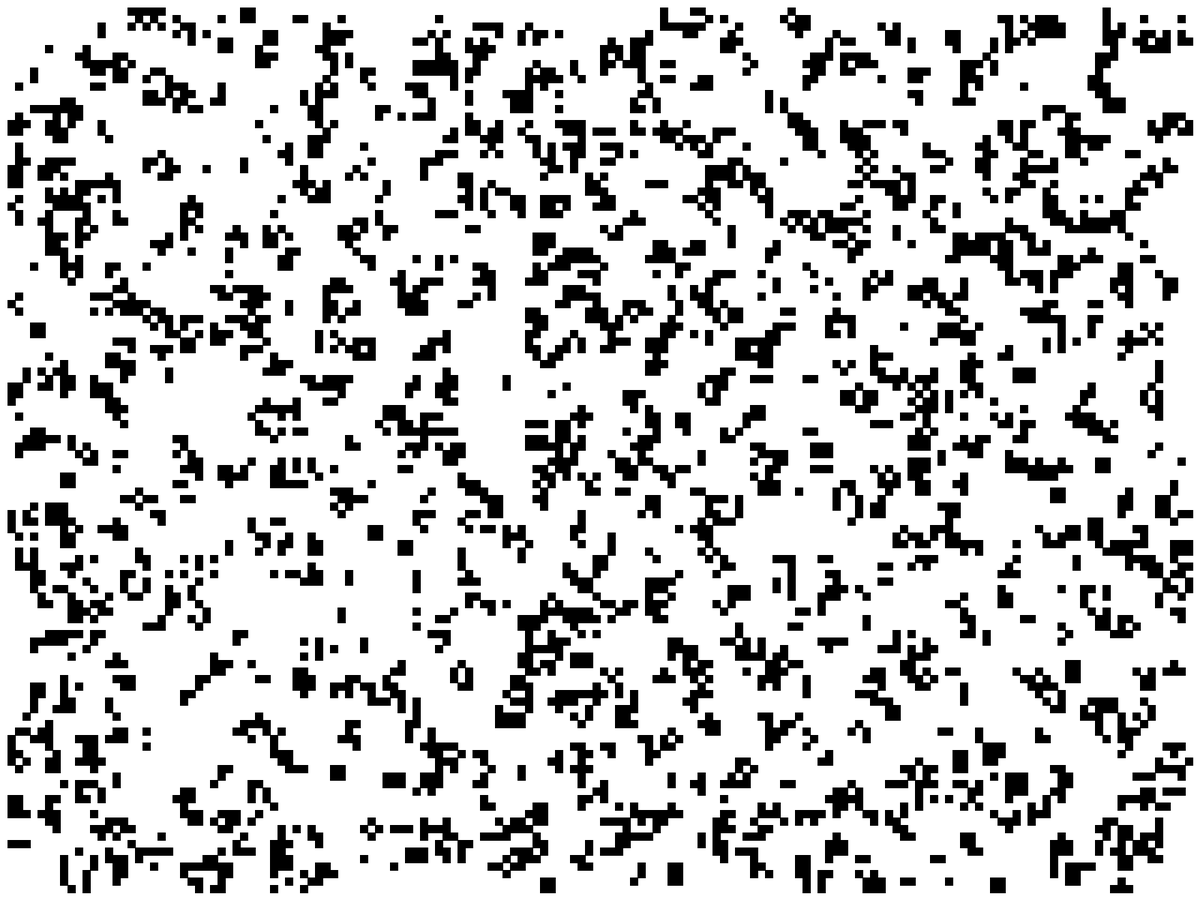
Frame 1 (no input)
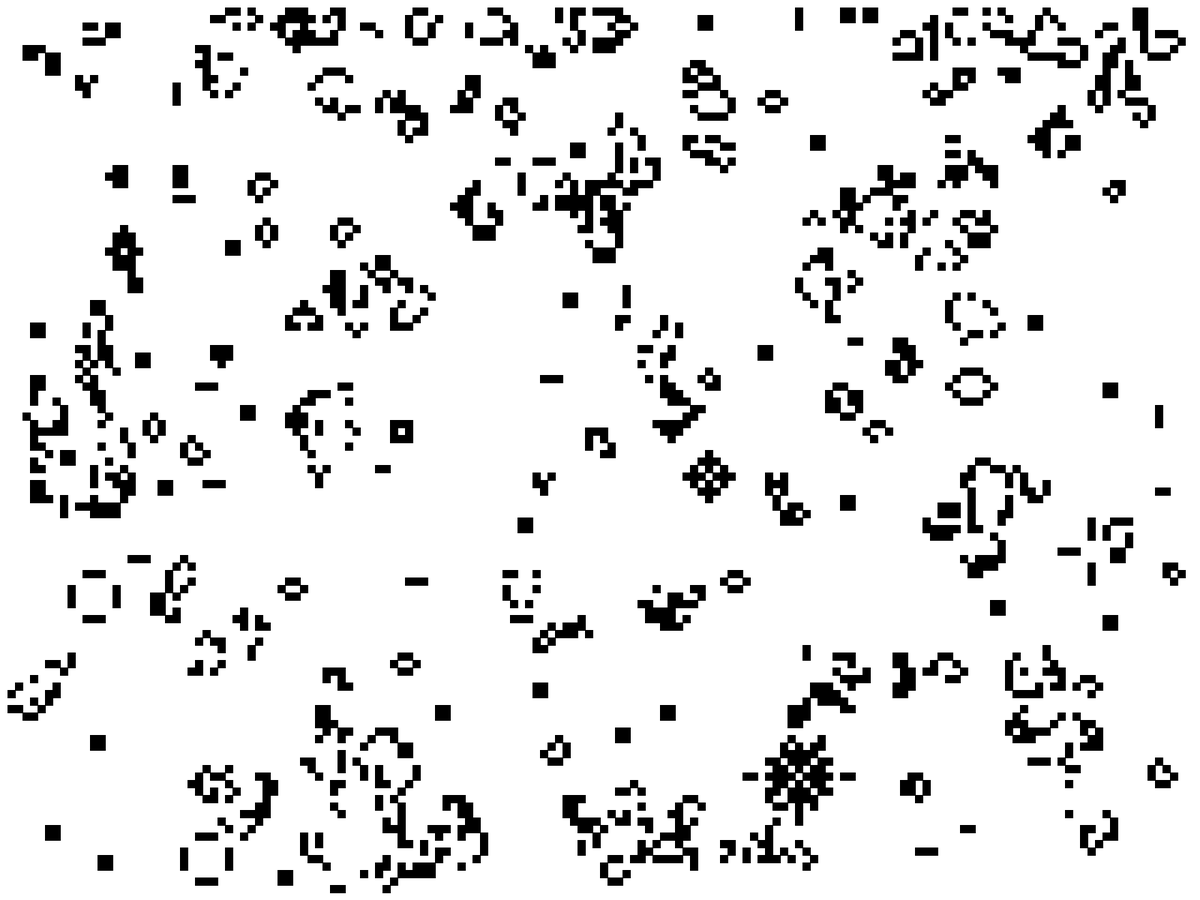
Frame 60 (the mouse pressed at the canvas centre just before this capture)
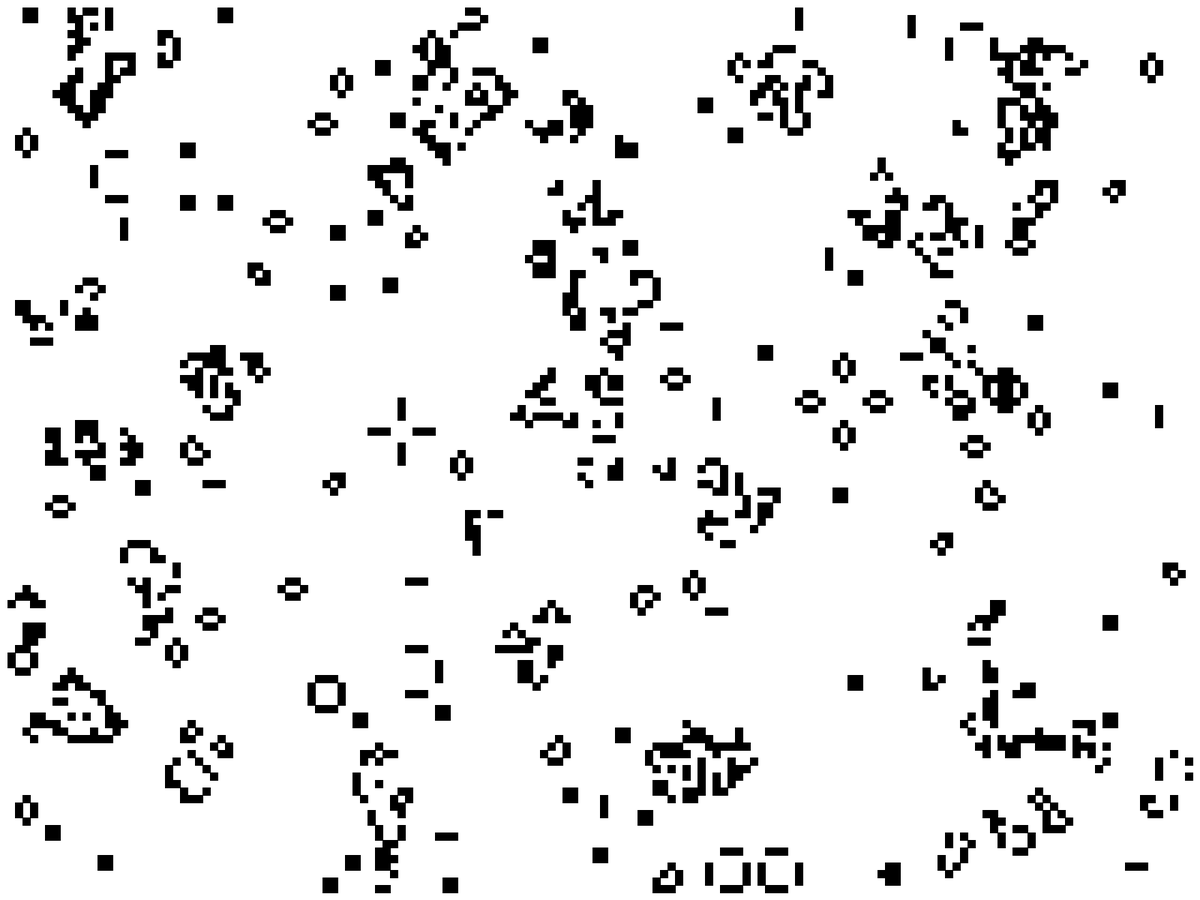
Frame 120 (the mouse held since frame 60 and released just before this capture)

The Processing sketch that drew these frames (run headless with seeded random() and noise(); from frame 60 on, the mouse is pressed at the canvas centre):

// Processing sketch: THE_GAME_OF_LIFE
// ── THE_GAME_OF_LIFE.pde
int[][] board;

int cols, rows;
int resolution = 10;

Grid cellularSimulation;

void setup(){
  fullScreen();
  
  cols = width/resolution;
  rows = height/resolution;
  
  board = new int[cols][rows];
  
  for(int i = 1; i < cols - 1; i++){
    for(int j = 1; j < rows - 1; j++){
      float probabilityOfLive = random(1);
      if(probabilityOfLive <= 0.2) /* => */ board[i][j] = 1;
      else /* => */ board[i][j] = 0;
    }
  }
  
  cellularSimulation = new Grid(board);
}

void draw(){
  background(255);
  cellularSimulation.run();
}

// ── Grid.pde
class Grid {
  int[][] grid;

  Grid(int[][] grid_) {
    grid = grid_;
  }
  
  void run(){
    updateGrid();
    displayGrid();
  }
  
  void displayGrid() {
    fill(0);
    for (int i = 1; i < cols - 1; i++) {
      for (int j = 1; j < rows - 1; j++) {
        if (grid[i][j] == 1) rect(i*resolution, j*resolution, resolution, resolution);
      }
    }
  }

  void updateGrid() {
    int[][] next = new int[cols][rows];

    for (int i = 1; i < cols - 1; i++) {
      for (int j = 1; j < rows - 1; j++) {
        int neighbors = neighborsAlive(i, j);
        if (checkIfAlive(neighbors, i, j)) next[i][j] = 0;
        else if (checkBirth(neighbors, i, j)) next[i][j] = 1;
        else next[i][j] = grid[i][j];
      }
    }
    grid = next;
  }

  boolean checkIfAlive(int neighborsAlive_, int i, int j) {
    if (neighborsAlive_ >= 4 && grid[i][j] == 1) return true;
    else if (neighborsAlive_ <= 1 && grid[i][j] == 1) return true;
    else return false;
  }
  
  boolean checkBirth(int neighborsAlive_, int i, int j){
    if (neighborsAlive_ == 3 && grid[i][j] == 0) return true;
    else return false;
  }

  int neighborsAlive(int i, int j) {
    int neighborsAlive_ = 0;
    if (grid[i-1][j-1] == 1) neighborsAlive_++;
    if (grid[i][j-1] == 1) neighborsAlive_++;
    if (grid[i+1][j-1] == 1) neighborsAlive_++;

    if (grid[i-1][j] == 1) neighborsAlive_++;
    if (grid[i+1][j] == 1) neighborsAlive_++;

    if (grid[i-1][j+1] == 1) neighborsAlive_++;
    if (grid[i][j+1] == 1) neighborsAlive_++;
    if (grid[i+1][j+1] == 1) neighborsAlive_++;
    return neighborsAlive_;
  }
}
